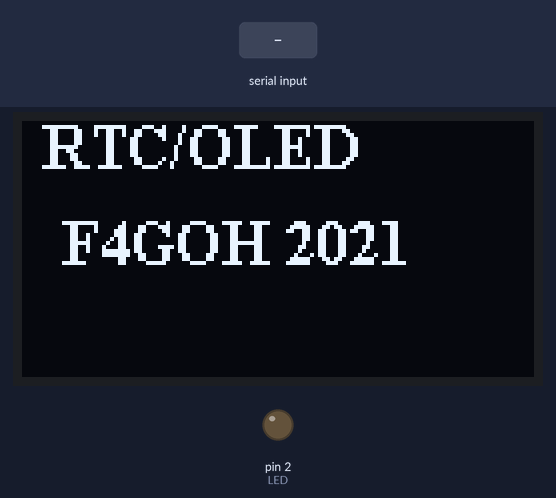
The sketch below on a simulated Arduino Uno, built with avr-gcc and run on an emulated ATmega328P. On the bench: 128×64 one-colour display, output pins drawn as LEDs (lit = HIGH). The test bench sets the inputs (shaded band). The local clock reads 2024-03-15 10:24:30 at power-on unless the sketch sets it; what the sketch prints to the serial monitor is not drawn.

Above: at 0.1 s.
At 5.2 s:
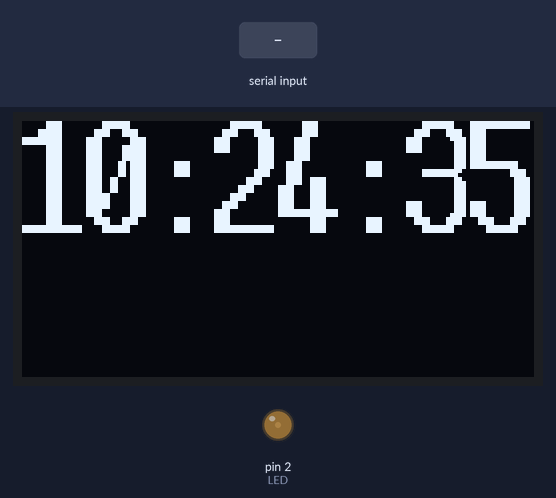
5.3 s: "h90\n" received over Serial
6.8 s: "90,45,200\n" received over Serial
At 9.22 s:
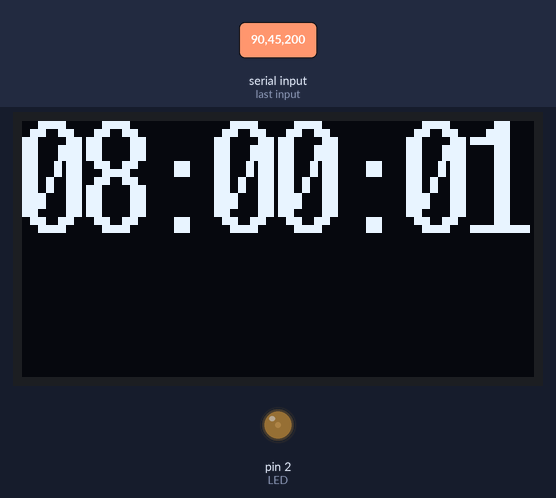
Timing chart, 0 to 15.8 s (numbered marks = the images above; inputs shaded):
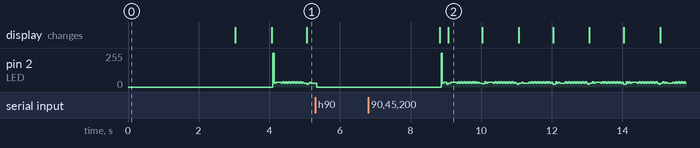

Measured:
- after the input at 6.8 s, the display: first changes after 2.0 s (image 2 shows a later state)

The sketch:

rtcOled.ino
```cpp
/*rtcOled
  Anthony LE CREN F4GOH@orange.fr
  Created 16/7/2021
  RTC and oled clock test
  no ad9850 and no bs170 connected !
  for breadboard only
*/

//#define DEBUG
#include <Wire.h>
#include <DS3232RTC.h> //http://github.com/JChristensen/DS3232RTC
#include <Time.h>
#include "SSD1306AsciiWire.h"
#include <stdio.h>

#define LED 2

SSD1306AsciiWire oled;  //afficheur oled;

tmElements_t tm;
int secPrec = 0;

void setup() {
  Serial.begin(115200);
  Serial.println("oled/rtc test");
  pinMode(LED, OUTPUT);
  oled.begin(&Adafruit128x64, 0x3C);
  oled.setFont(TimesNewRoman16_bold);
  oled.clear();
  oled.setCursor(5, 0);
  oled.println(F("RTC/OLED"));
  oled.setCursor(10, 3);   //x y
  oled.print(F("F4GOH 2021"));
  oled.setFont(fixednums15x31);
  delay(3000);
  oled.clear();
  delay(1000);
}


//main loop

void loop() {
  char c;
  if (Serial.available() > 0) {
    c = Serial.read();
    if (c == 'h') {
      majRtc();
    }
  }
  digitalWrite(LED, digitalRead(LED) ^ 1);
  RTC.read(tm);
  digitalWrite(LED, digitalRead(LED) ^ 1);
  if (secPrec != tm.Second) {
    Serial.print(tm.Hour);
    Serial.print(":");
    Serial.print(tm.Minute);
    Serial.print(":");
    Serial.println(tm.Second);
    char heure[10];
    sprintf(heure, "%02d:%02d:%02d", tm.Hour, tm.Minute, tm.Second);
    oled.setCursor(0, 0);
    oled.print(heure);
    secPrec = tm.Second;
  }
  delay(10);
}


void majRtc()
{
  time_t t;
  //check for input to set the RTC, minimum length is 12, i.e. yy,m,d,h,m,s
  Serial.println(F("update time : format yy,m,d,h,m,s,"));
  Serial.println(F("exemple : 2016,6,18,16,32,30, "));

  while (Serial.available () <= 12) {
  }
  //note that the tmElements_t Year member is an offset from 1970,
  //but the RTC wants the last two digits of the calendar year.
  //use the convenience macros from Time.h to do the conversions.
  int y = Serial.parseInt();
  if (y >= 100 && y < 1000)
    Serial.println(F("Error: Year must be two digits or four digits!"));
  else {
    if (y >= 1000)
      tm.Year = CalendarYrToTm(y);
    else    //(y < 100)
      tm.Year = y2kYearToTm(y);
    tm.Month = Serial.parseInt();
    tm.Day = Serial.parseInt();
    tm.Hour = Serial.parseInt();
    tm.Minute = Serial.parseInt();
    tm.Second = Serial.parseInt();
    t = makeTime(tm);
    RTC.set(t);        //use the time_t value to ensure correct weekday is set
    setTime(t);
    while (Serial.available () > 0) Serial.read();
  }
}
```
